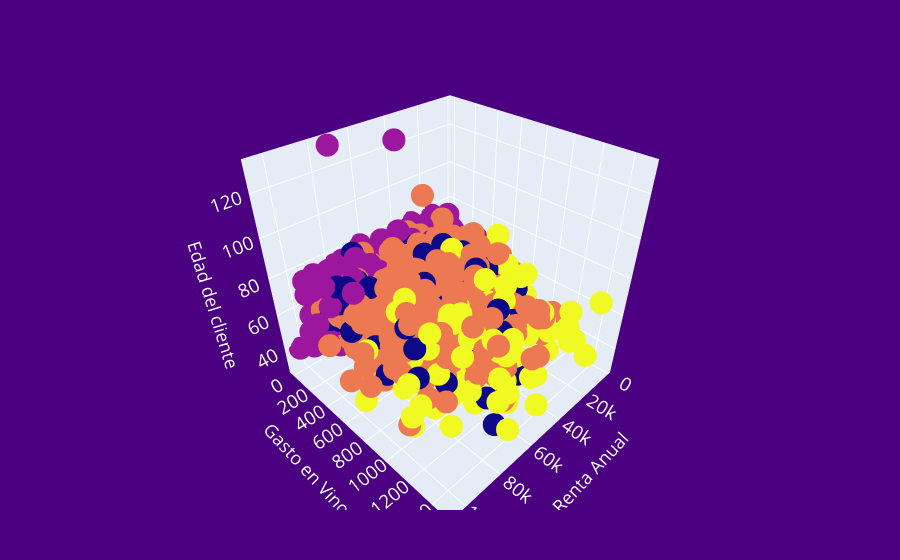

Write notebook code for a chart like this one.
### Code cell
figura = go.Figure()
figura.add_trace(go.Scatter3d(x=datos['Renta_Anual'].loc[datos['Renta_Anual']<=110000],
                            y=datos['GastoVinos'],
                            z=X['Edad'],
                            mode='markers',
                            marker=dict(color=labels.astype(np.float_)),
                            text=labels 
                            ))
figura.update_layout(
    scene=dict(xaxis_title='Renta Anual',
               yaxis_title='Gasto en Vinos',
               zaxis_title='Edad del cliente'),
    margin=dict(l=20, r=20, t=50, b=50),
    paper_bgcolor="indigo",
    font=dict(
        size=15,
        color="white"
        )
)
figura.show()

### Figure 1 — Plotly figure (JSON) as saved in the notebook; plotly's stock layout.template omitted (floating-point values rounded to 4 significant figures; data arrays with more than 128 entries replaced by an {"elided": "..."} marker saying what was removed)
{"data": [{"marker": {"color": {"elided": "2216 int values"}}, "mode": "markers", "text": {"elided": "2216 int values"}, "type": "scatter3d", "x": {"elided": "2207 int values"}, "y": {"elided": "2216 int values"}, "z": {"elided": "2216 int values"}}], "layout": {"font": {"color": "white", "size": 15}, "margin": {"b": 50, "l": 20, "r": 20, "t": 50}, "paper_bgcolor": "indigo", "scene": {"xaxis": {"title": {"text": "Renta Anual"}}, "yaxis": {"title": {"text": "Gasto en Vinos"}}, "zaxis": {"title": {"text": "Edad del cliente"}}}}}
